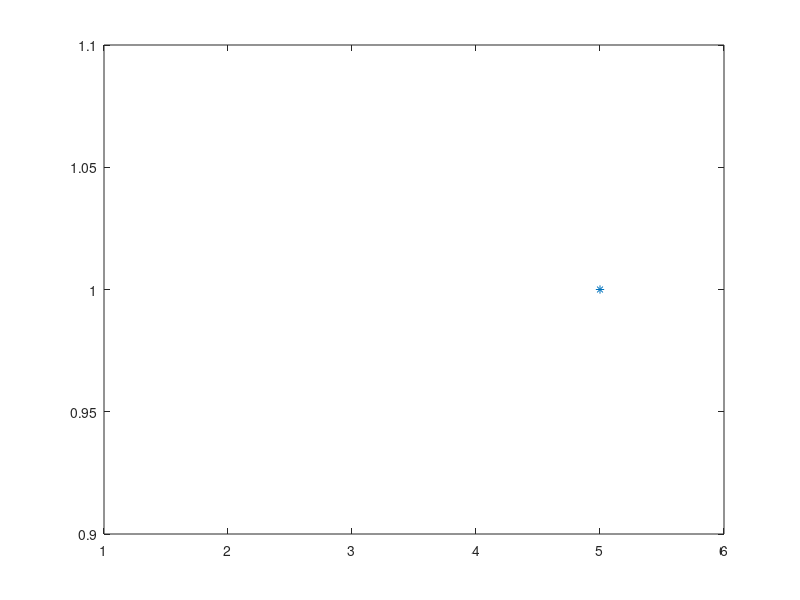

MATLAB code for this plot:
N = input("please enter the nr of simulations --> ");
n = input("please enter the nr of trials --> ");
p = input("please enter the probability: (0<p<1) --> ");

# a simulation means that we keep the same parameters

#each simulation has n chestii idk

U = rand(n,N); #bc its like we have a matrix and each column has n stuff and there
                #there are N columns sau ceva de genu
#the binomail is interested in how many successes we have in n trials
#so if we have a vector full of 0 and 1s the successes are the number of 1s
X = sum(U < p)
#for binopdf:
#first arg: list of values, the succeses we can find, the send=cond arg: nr of trials
#3 arg: the propbability of succes
K = 0:n;
P_K = binopdf(K, n, p)
U_X = unique(X)
n_X = hist(X, length(U_X));
rel_freq = n_X/N

plot(U_X, rel_freq, '*', P_K, 'o')
